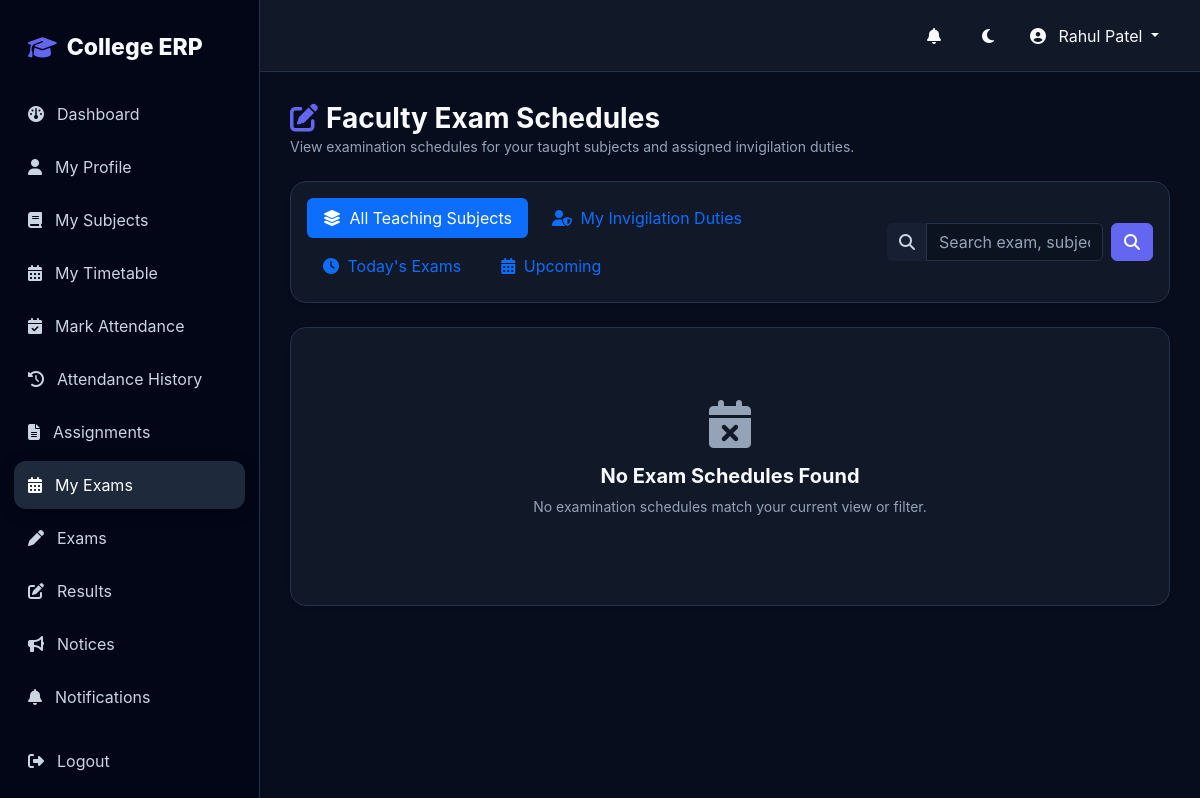
The app's page /examinations/faculty-exams/ (signed in), older data.
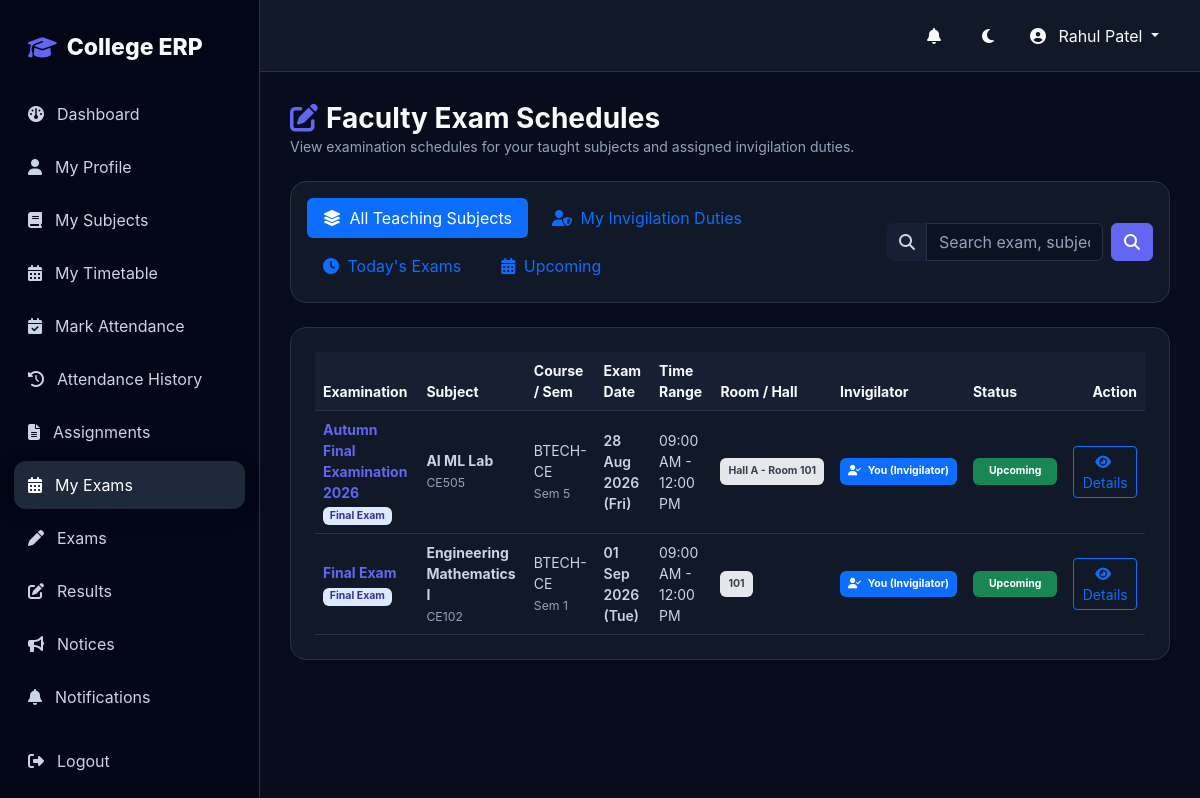
The same page, newer data.
### examinations/models.py (models this page shows, shortened)
class ExamSchedule(models.Model):
    exam = models.ForeignKey(
        "results.Exam",
        on_delete=models.CASCADE,
        related_name="schedules"
    )
    subject = models.ForeignKey(
        "academics.Subject",
        on_delete=models.PROTECT,
        related_name="exam_schedules"
    )
    course = models.ForeignKey(
        "academics.Course",
        on_delete=models.PROTECT,
        related_name="exam_schedules"
    )
    semester = models.ForeignKey(
        "academics.Semester",
        on_delete=models.PROTECT,
        related_name="exam_schedules"
    )
    academic_year = models.ForeignKey(
        "academics.AcademicYear",
        on_delete=models.PROTECT,
        related_name="exam_schedules"
    )
    exam_date = models.DateField()
    start_time = models.TimeField()
    end_time = models.TimeField()
    room = models.CharField(
        max_length=100,
        blank=True
    )
    faculty = models.ForeignKey(
        "faculty.Faculty",
        on_delete=models.SET_NULL,
        blank=True,
        null=True,
        related_name="invigilation_schedules",
        verbose_name="Invigilator"
    )
    max_marks = models.DecimalField(
        max_digits=6,
        decimal_places=2,
        default=100.00
    )
    instructions = models.TextField(blank=True)
    is_active = models.BooleanField(default=True)
    created_at = models.DateTimeField(auto_now_add=True)
    updated_at = models.DateTimeField(auto_now=True)
    class Meta:
        ordering = ["exam_date", "start_time"]
        constraints = [
            models.UniqueConstraint(
                fields=["exam", "subject", "course", "semester", "exam_date"],
                name="unique_exam_schedule"
            )
        ]
    @property
    def computed_status(self):
        if not self.is_active:
            return "Inactive"
        now = timezone.now()
        today = now.date()
        if self.exam_date < today:
            return "Completed"
        else:
            return "Upcoming"

### results/models.py (models this page shows, shortened)
class Exam(models.Model):
    EXAM_TYPE_CHOICES = [
        ("MIDTERM", "Mid Term"),
        ("INTERNAL", "Internal"),
        ("PRACTICAL", "Practical"),
        ("FINAL", "Final Exam"),
        ("VIVA", "Viva"),
        ("REMEDIAL", "Remedial"),
        ("UNIT_TEST", "Unit Test"),
        ("OTHER", "Other"),
    ]
    name = models.CharField(
        max_length=150
    )
    exam_type = models.CharField(
        max_length=30,
        choices=EXAM_TYPE_CHOICES
    )
    academic_year = models.ForeignKey(
        "academics.AcademicYear",
        on_delete=models.PROTECT,
        related_name="exams"
    )
    semester = models.ForeignKey(
        "academics.Semester",
        on_delete=models.PROTECT,
        related_name="exams"
    )
    start_date = models.DateField(
        blank=True,
        null=True
    )
    end_date = models.DateField(
        blank=True,
        null=True
    )
    description = models.TextField(
        blank=True
    )
    is_published = models.BooleanField(
        default=False
    )
    is_active = models.BooleanField(
        default=True
    )
    created_at = models.DateTimeField(
        auto_now_add=True
    )
    updated_at = models.DateTimeField(
        auto_now=True
    )
    class Meta:
        ordering = ["-start_date", "-created_at"]

### academics/models.py (models this page shows, shortened)
class Subject(models.Model):
    SUBJECT_TYPES = [
        ("THEORY", "Theory"),
        ("PRACTICAL", "Practical"),
        ("LAB", "Lab"),
    ]
    course = models.ForeignKey(
        Course,
        on_delete=models.CASCADE,
        related_name="subjects"
    )
    semester = models.ForeignKey(
        Semester,
        on_delete=models.CASCADE,
        related_name="subjects"
    )
    name = models.CharField(max_length=150)
    code = models.CharField(max_length=30, unique=True)
    credits = models.PositiveIntegerField(default=3)
    subject_type = models.CharField(
        max_length=20,
        choices=SUBJECT_TYPES,
        default="THEORY"
    )
    is_active = models.BooleanField(default=True)
    class Meta:
        ordering = ["name"]

class Course(models.Model):
    department = models.ForeignKey(
        Department,
        on_delete=models.CASCADE,
        related_name="courses"
    )
    name = models.CharField(max_length=150)
    code = models.CharField(max_length=30, unique=True)
    duration_years = models.PositiveIntegerField(default=4)
    description = models.TextField(blank=True)
    is_active = models.BooleanField(default=True)
    class Meta:
        ordering = ["name"]

class Semester(models.Model):
    name = models.CharField(max_length=50)
    number = models.PositiveIntegerField()
    is_active = models.BooleanField(default=False)
    class Meta:
        ordering = ["number"]

### examinations/views.py (the view)
# urls.py: path("faculty-exams/", faculty_exams, name="faculty_exams"),
@login_required
def faculty_exams(request):
    role, is_admin, faculty, student = get_user_role_and_profiles(request.user)
    if not faculty and not is_admin:
        messages.error(request, "Faculty profile not found.")
        return redirect("dashboard")
    if faculty and not is_admin:
        assigned_subject_ids = FacultySubjectAssignment.objects.filter(
            faculty=faculty, is_active=True
        ).values_list("subject_id", flat=True)
        schedules_qs = ExamSchedule.objects.filter(
            Q(subject_id__in=assigned_subject_ids) | Q(faculty=faculty),
            is_active=True,
            exam__is_active=True
        ).select_related("exam", "subject", "course", "semester", "faculty")
    else:
        schedules_qs = ExamSchedule.objects.filter(is_active=True).select_related("exam", "subject", "course", "semester", "faculty")
    q = request.GET.get("q", "").strip()
    if q:
        schedules_qs = schedules_qs.filter(
            Q(exam__name__icontains=q) | Q(subject__name__icontains=q) | Q(room__icontains=q)
        )
    tab = request.GET.get("tab", "all").lower()
    now = timezone.now()
    today = now.date()
    if tab == "invigilation" and faculty:
        schedules_qs = schedules_qs.filter(faculty=faculty)
    elif tab == "today":
        schedules_qs = schedules_qs.filter(exam_date=today)
    elif tab == "upcoming":
        schedules_qs = schedules_qs.filter(exam_date__gt=today)
    schedules_qs = schedules_qs.order_by("exam_date", "start_time")
    paginator = Paginator(schedules_qs, 10)
    page_number = request.GET.get("page")
    page_obj = paginator.get_page(page_number)
    context = {
        "faculty": faculty,
        "page_obj": page_obj,
        "q": q,
        "tab": tab,
    }
    return render(request, "examinations/faculty_exams.html", context)

### templates/examinations/faculty_exams.html (shortened to what this page needs)
{% extends "base.html" %}
{% block content %}
<div class="container-fluid p-0">
    <div class="d-flex flex-column flex-md-row justify-content-between align-items-md-center mb-4 gap-3">
        <div>
            <h1 class="h3 fw-bold m-0"><i class="fa-solid fa-pen-to-square text-primary me-2"></i>Faculty Exam Schedules</h1>
            <p class="text-muted small m-0">View examination schedules for your taught subjects and assigned invigilation duties.</p>
        </div>
    </div>
    <div class="card border-0 shadow-sm rounded-4 p-3 mb-4" style="background: var(--surface);">
        <div class="d-flex flex-column flex-md-row justify-content-between align-items-md-center gap-3">
            <ul class="nav nav-pills gap-2">
                <li class="nav-item">
                    <a class="nav-link {% if tab == 'all' or not tab %}active{% endif %}" href="?tab=all&q={{ q }}">
                        <i class="fa-solid fa-layer-group me-1"></i> All Teaching Subjects
                    </a>
                </li>
                <li class="nav-item">
                    <a class="nav-link {% if tab == 'invigilation' %}active{% endif %}" href="?tab=invigilation&q={{ q }}">
                        <i class="fa-solid fa-user-shield me-1"></i> My Invigilation Duties
                    </a>
                </li>
                <li class="nav-item">
                    <a class="nav-link {% if tab == 'today' %}active{% endif %}" href="?tab=today&q={{ q }}">
                        <i class="fa-solid fa-clock me-1"></i> Today's Exams
                    </a>
                </li>
                <li class="nav-item">
                    <a class="nav-link {% if tab == 'upcoming' %}active{% endif %}" href="?tab=upcoming&q={{ q }}">
                        <i class="fa-solid fa-calendar-days me-1"></i> Upcoming
                    </a>
                </li>
            </ul>
            <form method="GET" class="d-flex gap-2">
                <div class="input-group">
                    <span class="input-group-text border-0" style="background: var(--surface-2); color: var(--muted);"><i class="fa-solid fa-magnifying-glass"></i></span>
                    <input type="text" name="q" value="{{ q }}" class="form-control border-0" style="background: var(--surface-2);" placeholder="Search exam, subject, room...">
                </div>
                <button type="submit" class="btn btn-primary"><i class="fa-solid fa-search"></i></button>
            </form>
        </div>
    </div>
    <div class="card border-0 shadow-sm rounded-4 p-4" style="background: var(--surface);">
        {% if page_obj %}
        <div class="table-responsive">
            <table class="table table-hover align-middle m-0 small">
                <thead>
                    <tr>
                        <th>Examination</th>
                        <th>Subject</th>
                        <th>Course / Sem</th>
                        <th>Exam Date</th>
                        <th>Time Range</th>
                        <th>Room / Hall</th>
                        <th>Invigilator</th>
                        <th>Status</th>
                        <th class="text-end">Action</th>
                    </tr>
                </thead>
                <tbody>
                    {% for sch in page_obj %}
                    <tr {% if faculty and sch.faculty_id == faculty.id %}class="table-primary-subtle"{% endif %}>
                        <td>
                            <div class="fw-bold text-primary">{{ sch.exam.name }}</div>
                            <span class="badge bg-primary-subtle text-primary mt-1">{{ sch.exam.get_exam_type_display }}</span>
                        </td>
                        <td>
                            <div class="fw-bold">{{ sch.subject.name }}</div>
                            <small class="text-muted">{{ sch.subject.code }}</small>
                        </td>
                        <td>
                            <div>{{ sch.course.code }}</div>
                            <small class="text-muted">Sem {{ sch.semester.number }}</small>
                        </td>
                        <td class="fw-semibold">{{ sch.exam_date|date:"d M Y (D)" }}</td>
                        <td>{{ sch.start_time|time:"h:i A" }} - {{ sch.end_time|time:"h:i A" }}</td>
                        <td>
                            {% if sch.room %}
                            <span class="badge bg-secondary-subtle text-secondary p-2">{{ sch.room }}</span>
                            {% else %}
                            <span class="text-muted">TBA</span>
                            {% endif %}
                        </td>
                        <td>
                            {% if sch.faculty %}
                                {% if faculty and sch.faculty_id == faculty.id %}
                                <span class="badge bg-primary p-2"><i class="fa-solid fa-user-check me-1"></i> You (Invigilator)</span>
                                {% else %}
                                <span>{{ sch.faculty.full_name }}</span>
                                {% endif %}
                            {% else %}
                            <span class="text-muted">Unassigned</span>
                            {% endif %}
                        </td>
                        <td>
                            {% if sch.computed_status == "Completed" %}
                            <span class="badge bg-secondary p-2 px-3">Completed</span>
                            {% elif sch.computed_status == "Ongoing" or sch.computed_status == "Today" %}
                            <span class="badge bg-warning text-dark p-2 px-3">Today</span>
                            {% else %}
                            <span class="badge bg-success p-2 px-3">Upcoming</span>
                            {% endif %}
                        </td>
                        <td class="text-end">
                            <a href="{% url 'schedule_detail' sch.pk %}" class="btn btn-sm btn-outline-primary" title="View Details">
                                <i class="fa-solid fa-eye me-1"></i> Details
                            </a>
                        </td>
                    </tr>
                    {% endfor %}
                </tbody>
            </table>
        </div>
        {% else %}
        <div class="text-center py-5">
            <i class="fa-solid fa-calendar-xmark fa-3x text-muted mb-3"></i>
            <h5 class="fw-bold">No Exam Schedules Found</h5>
            <p class="text-muted small">No examination schedules match your current view or filter.</p>
        </div>
        {% endif %}
    </div>
</div>
{% endblock %}

### templates/base.html (shortened to what this page needs)
{% load static %}
<!DOCTYPE html>
<html lang="en">
<head>
    <link
        href="https://cdn.jsdelivr.net/npm/bootstrap@5.3.3/dist/css/bootstrap.min.css"
        rel="stylesheet"
    >
    <link
        href="https://cdnjs.cloudflare.com/ajax/libs/font-awesome/6.7.2/css/all.min.css"
        rel="stylesheet"
    >
    <link
        href="https://unpkg.com/aos@2.3.4/dist/aos.css"
        rel="stylesheet"
    >
</head>
<body>
    {% if user.is_authenticated %}
        {% include "components/sidebar.html" %}
        <main class="main">
            <nav class="navbar-custom">
                <div class="d-flex align-items-center gap-2">
                    <a
                        href="{% url 'notification_list' %}"
                        class="theme-btn position-relative me-1"
                        title="Notifications"
                        style="text-decoration: none; display: inline-flex; align-items: center; justify-content: center;"
                    >
                        <i class="fa-solid fa-bell"></i>
                    </a>
                    <button
                        class="theme-btn"
                        id="themeToggle"
                        title="Toggle theme"
                    >
                        <i class="fa-solid fa-moon"></i>
                    </button>
                    <div class="dropdown">
                        <button
                            class="btn dropdown-toggle"
                            data-bs-toggle="dropdown"
                            style="color: var(--text);"
                        >
                            <i class="fa-solid fa-circle-user me-2"></i>
                            {{ user.get_full_name|default:user.username }}
                        </button>
                    </div>
                </div>
            </nav>
            <section class="content">
                {% block content %}{% endblock %}
            </section>
        </main>
    {% else %}
        {% block auth_content %}{% endblock %}
    {% endif %}
</body>
</html>

Row changes from the older to the newer data that the page shows:
added ExamSchedule: exam.name "Autumn Final Examination 2026", exam.exam_type "Final Exam", subject.name "AI ML Lab", subject.code "CE505", course.code "BTECH-CE", semester.number "5", exam_date "28 Aug 2026 (Fri)", start_time "09:00 AM", end_time "12:00 PM", room "Hall A - Room 101", shows "You (Invigilator)", is_active "Upcoming"
added ExamSchedule: exam.name "Final Exam", exam.exam_type "Final Exam", subject.name "Engineering Mathematics I", subject.code "CE102", course.code "BTECH-CE", semester.number "1", exam_date "01 Sep 2026 (Tue)", start_time "09:00 AM", end_time "12:00 PM", room "101", shows "You (Invigilator)", is_active "Upcoming"
Text that changed along with them:
text no longer shown: "No Exam Schedules Found No examination schedules match your current view or filter."
text now shown: "Examination Subject Course / Sem Exam Date Time Range Room / Hall Invigilator Status Action"
